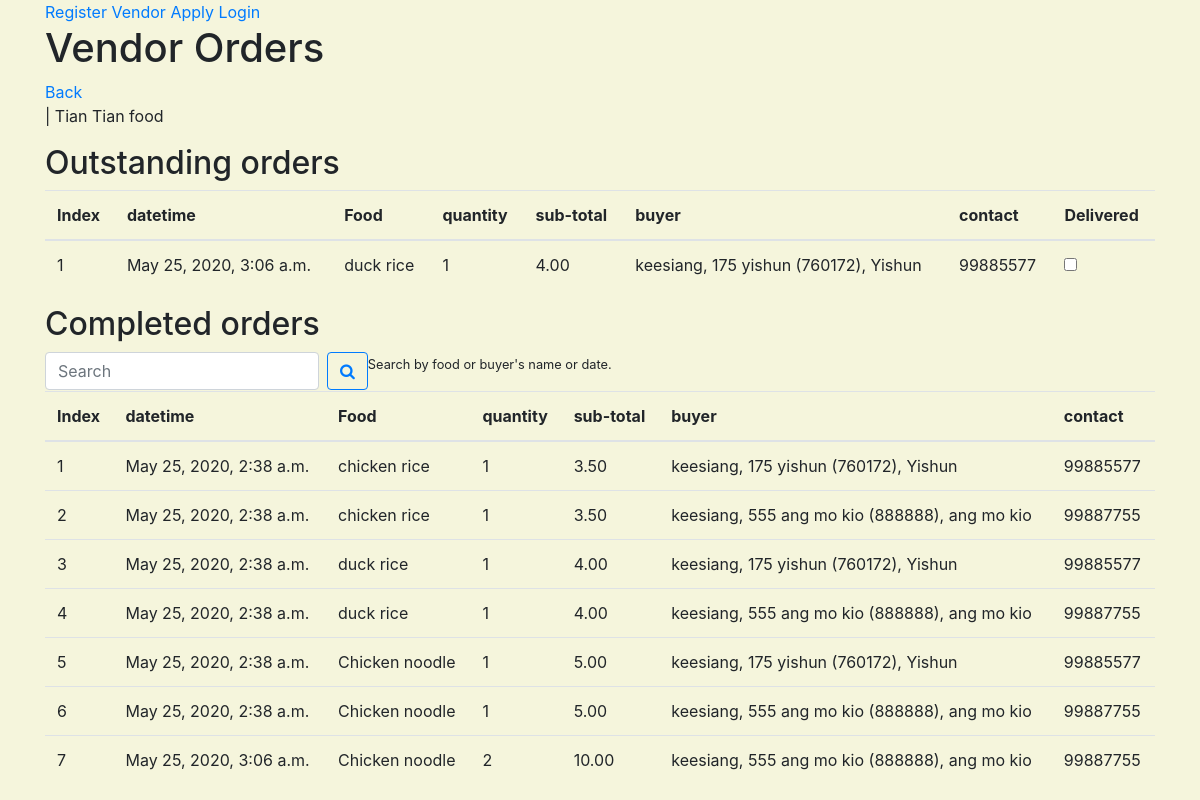
Page /vendor/profiles/2/orders on the earlier database version.
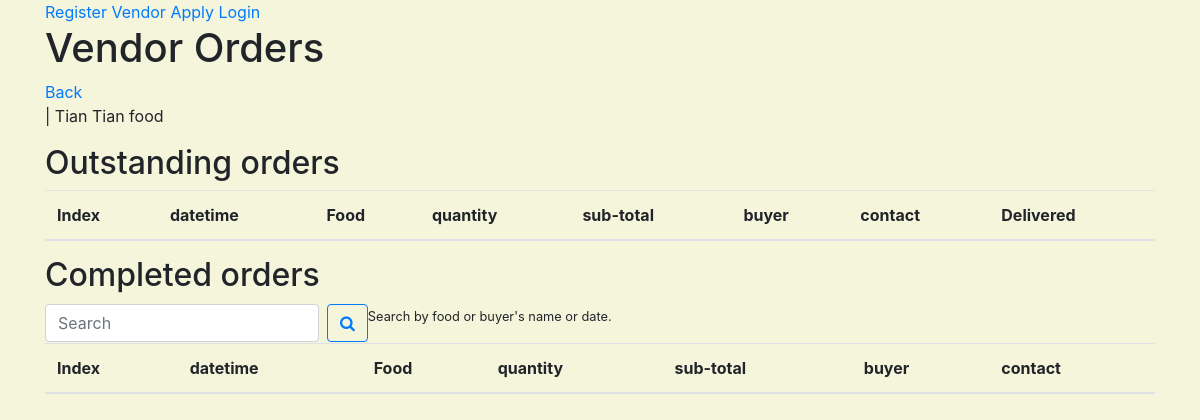
Same page on the later database version.
### vendor/models.py (models this page shows)
class Vendor(models.Model):
    category = models.ManyToManyField(Category)
    postal_code = models.PositiveIntegerField( null=False, blank=False)
    name = models.CharField( max_length=100, null=False, blank=False)
    block = models.PositiveSmallIntegerField( null=False, blank=False)
    street = models.CharField(max_length=254, null=False, blank=False)
    contact = models.PositiveIntegerField(validators=[MinValueValidator(10000000), MaxValueValidator(99999999)], null=False, blank=False)
    date_joined = models.DateTimeField(auto_now_add=True)
    user = models.ForeignKey(User, null=True, on_delete=models.SET_NULL)
    user_contact = models.PositiveIntegerField(validators=[MinValueValidator(10000000), MaxValueValidator(99999999)], null=False, blank=False)
    license_number = models.CharField(max_length=10, null=False, blank=False)
    license_check = models.BooleanField(default=False)
    photo_url=models.URLField(max_length=1024, null=True, blank=True)
    vendordeliverytown = models.ManyToManyField(VendorDeliveryTown)
    vendordeliverypostal = models.ManyToManyField(VendorDeliveryPostal)
    def __str__(self):
        return self.name

### order/models.py (models this page shows)
class OrderLineItem(models.Model):
    order = models.ForeignKey(Order, null=False, blank=False, on_delete=models.CASCADE )
    review = models.ForeignKey(Review, null=True, blank=True, on_delete=models.SET_NULL)
    process = models.ForeignKey(Process, null=True, blank=False, on_delete=models.SET_NULL)
    food = models.ForeignKey(Food, null=False, blank=False, on_delete=models.DO_NOTHING)
    datetime = models.DateTimeField(auto_now_add=True)
    quantity = models.PositiveSmallIntegerField(validators=[MinValueValidator(1), MaxValueValidator(99)], null=False, blank=False)
    cost = models.DecimalField(max_digits=10, decimal_places=2, null=False, default=0)
    buyer = models.ForeignKey(Buyer, null=True, blank=False, on_delete=models.SET_NULL)

### food/models.py (models this page shows)
class Food(models.Model):
    vendor = models.ForeignKey(Vendor, null=False, blank=False, on_delete=models.CASCADE)
    tag = models.ManyToManyField(Tag)
    title = models.CharField(max_length=100, null=False, blank=False)
    description = models.TextField(null=False, blank=False)
    portion = models.PositiveSmallIntegerField( validators=[MinValueValidator(1), MaxValueValidator(99)] , default=1, null=False, blank=False )
    price = models.DecimalField(max_digits=8, decimal_places=2, null=False, blank=False)
    date_posted = models.DateTimeField(auto_now_add=True)
    date_edited = models.DateTimeField(auto_now_add=True)
    delivery_time = models.DecimalField(max_digits=3, decimal_places=0, null=False, blank=False)
    image = ImageField(blank=True, manual_crop="")
    def __str__(self):
        return self.title

### buyer/models.py (models this page shows)
class Buyer(models.Model):
    town = models.CharField(max_length=100, null=True, blank=False)
    postal_code = models.PositiveIntegerField(null=False, blank=False)
    block = models.PositiveSmallIntegerField( null=False, blank=False)
    street = models.CharField(max_length=254, null=False, blank=False)
    date_joined = models.DateTimeField(auto_now_add=True)
    contact = models.PositiveIntegerField(validators=[MinValueValidator(10000000), MaxValueValidator(99999999)], null=False, blank=False)
    user = models.ForeignKey(User, null=True, on_delete=models.SET_NULL)
    def __str__(self):
        return '%s, %s %s (%s), %s' % (self.user.username, self.block, self.street, self.postal_code, self.town)

### vendor/views.py (the view, shortened to what this page needs)
# urls.py: path('profiles/<vendor_profile_id>/orders', vendor.views.view_vendor_orders, name='view_vendor_orders_route')
def view_vendor_orders(request, vendor_profile_id):
    username = request.user.username
    vendor = Vendor.objects.get(id=vendor_profile_id)
    if "search" in request.GET:
        query = request.GET["search"]
        if not query:
            messages.error(request, "You have not enter a search term.")
            return redirect(reverse(view_vendor_orders, kwargs={"vendor_profile_id": vendor_profile_id}))
        if query.isnumeric():
            queries = Q(datetime__year=query)|Q(datetime__day=query)|Q(datetime__month=query)
            orders_outstanding = OrderLineItem.objects.all().filter(food__vendor__id=vendor_profile_id).filter(process__title="undelivered")
            orders_completed = OrderLineItem.objects.all().filter(queries).filter(food__vendor__id=vendor_profile_id).filter(process__title="delivered")
        else:
            queries = Q(food__title__icontains=query)|Q(buyer__user__username__icontains=query)
            orders_outstanding = OrderLineItem.objects.all().filter(food__vendor__id=vendor_profile_id).filter(process__title="undelivered")
            orders_completed = OrderLineItem.objects.all().filter(queries).filter(food__vendor__id=vendor_profile_id).filter(process__title="delivered")
    else:
        orders_outstanding = OrderLineItem.objects.all().filter(food__vendor__id=vendor_profile_id).filter(process__title="undelivered")
        orders_completed = OrderLineItem.objects.all().filter(food__vendor__id=vendor_profile_id).filter(process__title="delivered")
    return render(request, "vendor/vendor_orders.html", {
        "orders_outstanding": orders_outstanding,
        "orders_completed": orders_completed,
        "vendor": vendor,
        "username": username,
        "vendor_profile_id": vendor_profile_id
    })

### vendor/templates/vendor/vendor_orders.html (shortened to what this page needs)
{% extends 'base_template.html' %}
{% load static %}
{%block content%}
<h1> Vendor Orders</h1>
<a href="{% url 'view_vendor_profiles_route' %}"> Back </a>
<p> {{username}} | {{vendor}} </p>
    <h2> Outstanding orders </h2>
    <table class="table">
        <tr>
            <thead>
                <th>Index</th>
                <th>datetime</th>
                <th>Food</th>
                <th>quantity</th>
                <th> sub-total </th>
                <th> buyer </th>
                <th> contact </th>
                <th> Delivered </th>
            </thead>
        </tr>
       <form method="POST" id="delivery-status" actions="{% url 'view_vendor_orders_route' vendor_profile_id=vendor_profile_id%}">
        {%for j in orders_outstanding %}
            {% if j.process.title == "undelivered" %}
            <tr>
                <td> {{forloop.counter}} </td>
                <td> {{j.datetime}} </td>
                <td> {{j.food}} </td>
                <td> {{j.quantity}} </td>
                <td> {{j.cost}} </td>
                <td> {{j.buyer}} </td>
                <td> {{j.buyer.contact}} </td>
                <td>
                    <input type="checkbox" class="checkbox" >
                </td>
            </tr>
            {%endif%}
        {%endfor%}
        </form>
    </table>
    <h2> Completed orders </h2>
    <form class="form-inline my-2 my-lg-0" method="GET" action="{% url 'view_vendor_orders_route' vendor_profile_id=vendor_profile_id %}">
      <input class="form-control mr-sm-2" type="text" name="search" placeholder="Search" aria-label="Search">
      <button class="btn btn-outline-primary my-2 my-sm-0" type="submit">
        <i class="fa fa-search"></i>
      </button>
      <p><small> Search by food or buyer's name or date.</small></p>
    </form>
    <table class="table">
        <tr>
            <thead>
                <th>Index</th>
                <th>datetime</th>
                <th>Food</th>
                <th>quantity</th>
                <th> sub-total </th>
                <th> buyer </th>
                <th> contact </th>
            </thead>
        </tr>
        {%for j in orders_completed %}
            {% if j.process.title == "delivered" %}
            <tr>
                <td> {{forloop.counter}} </td>
                <td> {{j.datetime}} </td>
                <td> {{j.food}} </td>
                <td> {{j.quantity}} </td>
                <td> {{j.cost}} </td>
                <td> {{j.buyer}} </td>
                <td> {{j.buyer.contact}} </td>
            </tr>
            {%endif%}
        {%endfor%}
    </table>
{%endblock%}

### templates/base_template.html (shortened to what this page needs)
{% load static %}
<!doctype html>
<html lang="en">
  <head>
    <link rel="stylesheet" href="https://stackpath.bootstrapcdn.com/font-awesome/4.7.0/css/font-awesome.min.css">
    <link rel="stylesheet" href="https://stackpath.bootstrapcdn.com/bootstrap/4.4.1/css/bootstrap.min.css">
    <link rel="stylesheet" href="{% static 'style.css' %}">
  </head>
  <body>
    <header class="container">
        <div>
         {%if request.user.is_authenticated %}
            <a href="{% url 'index_route' %}" >My Home |</a>
            <a href="{% url 'view_vendor_profiles_route' %}"> Vendor access |</a>
            <a href="{% url 'account_logout' %}" > Logout</a>
         {%else%}
            <a href="{% url 'account_signup' %}">Register</a>
            <a href="{% url 'create_vendor_route' %}"> Vendor Apply </a>
            <a href="{ url 'account_login' %}" >Login</a>
         {%endif%}
        </div>
    </header>
    <div class="container">
    {%block content%} {%endblock%}
    </div>
  </body>
</html>

### static/style.css (style rules this page uses)
body { background-color: beige; }

Differences in the rows shown:
removed OrderLineItem: datetime "May 25, 2020, 3:06 a.m.", food "duck rice", quantity "1", cost "4.00", buyer "keesiang, 175 yishun (760172), Yishun", buyer.contact "99885577", shown under "Outstanding orders"
removed OrderLineItem: datetime "May 25, 2020, 2:38 a.m.", food "chicken rice", quantity "1", cost "3.50", buyer "keesiang, 175 yishun (760172), Yishun", buyer.contact "99885577", shown under "Completed orders"
removed OrderLineItem: datetime "May 25, 2020, 2:38 a.m.", food "chicken rice", quantity "1", cost "3.50", buyer "keesiang, 555 ang mo kio (888888), ang mo kio", buyer.contact "99887755", shown under "Completed orders"
removed OrderLineItem: datetime "May 25, 2020, 2:38 a.m.", food "duck rice", quantity "1", cost "4.00", buyer "keesiang, 175 yishun (760172), Yishun", buyer.contact "99885577", shown under "Completed orders"
removed OrderLineItem: datetime "May 25, 2020, 2:38 a.m.", food "duck rice", quantity "1", cost "4.00", buyer "keesiang, 555 ang mo kio (888888), ang mo kio", buyer.contact "99887755", shown under "Completed orders"
removed OrderLineItem: datetime "May 25, 2020, 2:38 a.m.", food "Chicken noodle", quantity "1", cost "5.00", buyer "keesiang, 175 yishun (760172), Yishun", buyer.contact "99885577", shown under "Completed orders"
removed OrderLineItem: datetime "May 25, 2020, 2:38 a.m.", food "Chicken noodle", quantity "1", cost "5.00", buyer "keesiang, 555 ang mo kio (888888), ang mo kio", buyer.contact "99887755", shown under "Completed orders"
removed OrderLineItem: datetime "May 25, 2020, 3:06 a.m.", food "Chicken noodle", quantity "2", cost "10.00", buyer "keesiang, 555 ang mo kio (888888), ang mo kio", buyer.contact "99887755", shown under "Completed orders"
